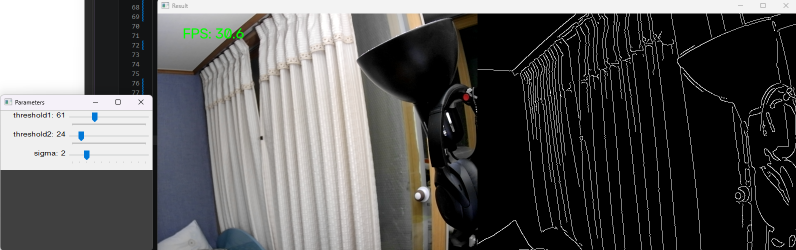
#> input picture week1.png, 1592 x 500 px, given in place of the camera (shown at 1/2 size)
$ python main.py
#> lines starting #> are read from the running program, lines starting #| are printed output that depends on the picture; after the words box and inside, x2 and y2 are one past the last pixel; in counts of white or black regions, pixels touching at a corner belong together
import cv2
import numpy as np
import matplotlib
import time
from collections import deque

class FPSCounter :
    def __init__(self,frame_len = 30) :
#> in main, frame is the input picture: shape (500, 1592, 3); mean B, G, R 90.1, 90.6, 91.1
        self.prev_time = time.time()
        self.history = deque(maxlen = frame_len)

    def calc_fps(self):
        current_time=time.time()
        d = current_time - self.prev_time
        self.prev_time = current_time
        fps = 1.0/max(d,1e-6)
        self.history.append(fps)
        return np.mean(self.history)

def capture_cam () :
    cap = cv2.VideoCapture(0,cv2.CAP_DSHOW)

    if cap.isOpened() :
        cap.set(cv2.CAP_PROP_FRAME_WIDTH, 640)
        cap.set(cv2.CAP_PROP_FRAME_HEIGHT, 480)

        print(f"{int(cap.get(cv2.CAP_PROP_FRAME_WIDTH))} x {int(cap.get(cv2.CAP_PROP_FRAME_HEIGHT))}")
        print('카메라가 정상적으로 연결 되었습니다.')
        return cap

    else :
        print('카메라가 연결 되지 않았습니다.')
        cap.release()
        return None

def to_grayscale(frame):
    return cv2.cvtColor(frame, cv2.COLOR_BGR2GRAY)
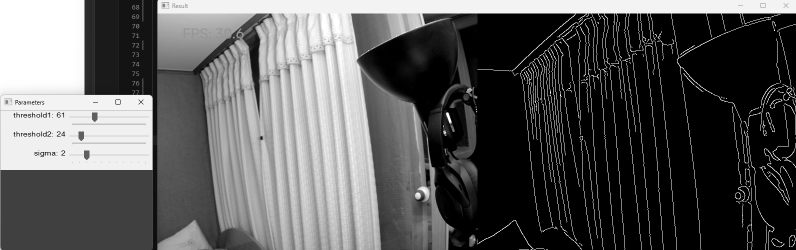
#> returned value: shape (500, 1592) (shown at 1/2 size); min 0, max 255, mean 90.7

def apply_blur(frame,sig):
#> called with sig = 1
    return cv2.GaussianBlur(frame,(0,0),sig)

def detect_edges(frame,th1,th2):
#> called with th1 = 50, th2 = 50
    return cv2.Canny(frame,th1,th2)
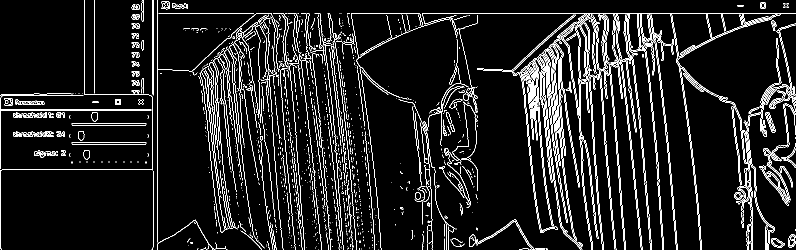
#> returned value: shape (500, 1592) (shown at 1/2 size); 7.6% white in thin lines or dots

def preprocess(frame,th1,th2,sig):

    gray = to_grayscale(frame.copy())
    blur = apply_blur(gray.copy(),sig)
    canny = detect_edges(blur,th1,th2)

    return (gray,blur,canny)

def draw_fps(frame, fps):
    return cv2.putText(frame,f"FPS: {fps:.1f}",(50,50),cv2.FONT_HERSHEY_SIMPLEX,1,(0,255,0))

def combine_frames(frame,edges):
    return np.hstack((frame,cv2.cvtColor(edges, cv2.COLOR_GRAY2BGR)))
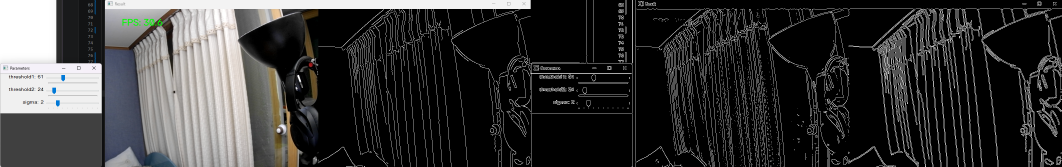
#> returned value: shape (500, 3184, 3) (shown at 1/3 size); mean of channels 0, 1, 2 54.7, 55, 55.3; drawn as B, G, R


def main ():
    cap = capture_cam()
    if not cap :
        return None

    cv2.namedWindow('Parameters')
    cv2.createTrackbar('threshold1','Parameters',50,200,lambda x :None)
    cv2.createTrackbar('threshold2','Parameters',50,200,lambda x :None)
    cv2.createTrackbar('sigma','Parameters',1,10,lambda x :None)

    fps_counter = FPSCounter(frame_len = 30)
    while True:
        ret,frame = cap.read()

        if not ret :
            print("프레임이 존재 하지 않습니다.")
            break

        th1 = cv2.getTrackbarPos('threshold1','Parameters')
        th2 = cv2.getTrackbarPos('threshold2','Parameters')
        sig = cv2.getTrackbarPos('sigma','Parameters')

        gray, blur, canny = preprocess(frame,th1,th2,max(sig,1))
        combined_frame = combine_frames(frame,canny)

        fps = fps_counter.calc_fps()

        result = draw_fps(combined_frame,fps)
#> in draw_fps, `return cv2.putText(frame,f"FPS: {fps:.1f}",(50,50),cv2.FONT_HERSHEY_SI..`: returned value: shape (500, 3184, 3); 0.02% of pixels changed, all inside (x1, y1, x2, y2) = (54, 29, 183, 51)
        cv2.imshow('Result',result)

        if cv2.waitKey(1) & 0xFF == ord('q'):
#> (key q is pressed here)
            break

    cap.release()
    cv2.destroyAllWindows()


if __name__ == "__main__" :
    main()
